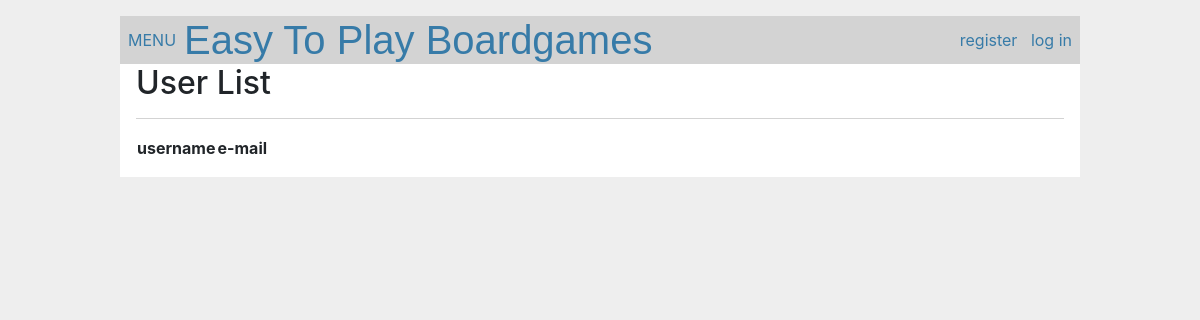
Page /crud/users on the earlier database version.
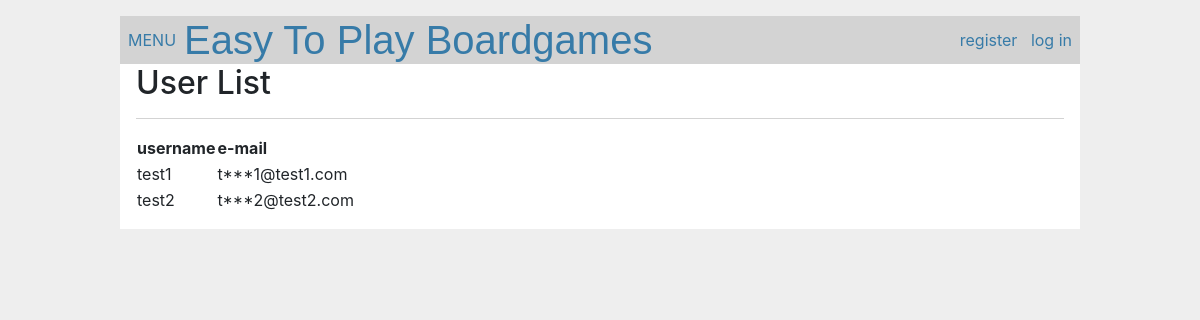
Same page on the later database version.
### src/crud/models.py (models this page shows, shortened)
class User(db.Model, UserMixin):
	__tablename__ = "users"
	id = db.Column(db.Integer, primary_key=True)
	username = db.Column(db.String(12), index=True, nullable=False)
	email = db.Column(db.String(100), unique=True, index=True, nullable=False)
	password_hash = db.Column(db.String)
	created_at = db.Column(db.DateTime, default=datetime.now, nullable=False)
	updated_at = db.Column(db.DateTime, default=datetime.now,
                        onupdate=datetime.now, nullable=False)
	@property
	def password(self):
		raise AttributeError("비밀번호 오류")

### src/crud/views.py (the view)
@crud.route("/users")
def users():
	users = User.query.all()
	for user in users:
		user.masked_email = mask_email(user.email)
	return render_template("crud/index.html", users=users)

### src/crud/views.py (called while the page is built)
def mask_email(email):
	name, domain = email.split('@')
	if len(name) > 3:
		masked_name = name[0] + '*' * (len(name) - 2) + name[-1]
	else:
		masked_name = name[0] + '*'
	return masked_name + '@' + domain

### src/crud/templates/crud/index.html (shortened to what this page needs)
{% extends "home/base.html" %}
{% block content %}
<h2>User List</h2><hr>
<table>
    <tr>
        <th>username</th>
        <th>e-mail</th>
    </tr>
    {% for user in users %}
    <tr>
        <td>{{ user.username }}</td>
        <td>{{ user.masked_email }}</td>
    </tr>
    {% endfor %}
</table>
{% endblock %}

### src/home/templates/home/base.html (shortened to what this page needs)
<!DOCTYPE html>
<html lang="ko-kr">
<head>
	<link rel="stylesheet" href="{{ url_for('static', filename='css/bootstrap.min.css') }}">
	<link rel="stylesheet" href="{{ url_for('static', filename='css/style.css') }}">
</head>
<body>
	<div id="main-content">
		<nav>
			<a href="#" id="menu-button">MENU</a>
			<h1><a href="{{ url_for('main') }}">Easy To Play Boardgames</a></h1>
			<div class="navbar-nav">
				<ul>
					<li>
						{% if current_user.is_authenticated %}
						<a href="{{ url_for('crud.own') }}">
							{{ current_user.username }}
						</a>
					</li>
					<li>
						<a href="{{ url_for('auth.logout') }}" class="nav-link">log out</a>
					</li>
				</ul>
				{% else %}
				<ul>
					<li>
						<a class="nav-link" href="{{ url_for('auth.register') }}">register</a>
					</li>&nbsp;&nbsp;&nbsp;
					<li>
						<a class="nav-link" href="{{ url_for('auth.login') }}">log in</a>
					</li>
					{% endif %}
				</ul>
			</div>
		</nav>
		<section class="content">
		{% block content %}{% endblock %}
   		</section>
</div>
</body>
</html>

### src/static/css/style.css (style rules this page uses)
body { background-color: #f5f5f5; }
html { font-family: Arial, Helvetica, sans-serif; background: #eee; padding: 1rem; }
body { max-width: 960px; margin: 0 auto; background: white; }
h1 { font-family: Arial, Helvetica, sans-serif; color: #377ba8; margin: 1rem 0; }
a { color: #377ba8; }
hr { border: none; border-top: 1px solid lightgray; }
nav { background: lightgray; display: flex; align-items: center; padding: 0 0.5rem; }
nav h1 { flex: auto; margin: 0; }
nav h1 a { text-decoration: none; padding: 0.25rem 0.5rem; }
nav ul { display: flex; list-style: none; margin: 0; padding: 0; }
nav ul li a, nav ul li span, header .action { display: block; padding: 0.5rem; }
.content { padding: 0 1rem 1rem; }
.content:last-child { margin-bottom: 0; }

Differences in the rows shown:
added User: username "test1", masked_email "t***1@test1.com"
added User: username "test2", masked_email "t***2@test2.com"
